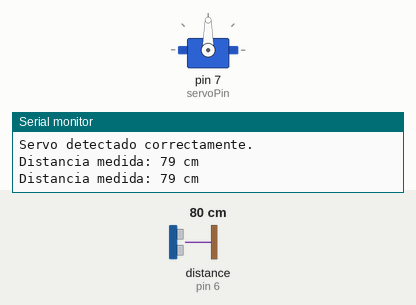
Simulated run of this sketch. Board: Arduino Uno, built with avr-gcc and run on an emulated ATmega328P. On the bench: servo, the last lines printed to the serial monitor. Wiring (inferred from the names in the program): ultrasonic range finder: trigger pin 5; echo pin 6. Inputs (shaded band) come from the test bench; at power-on: distance to the obstacle (sensor on pin 6) 80 cm. The echo pulse lasts 58.3 µs per cm.

Above: at 2.7 s.
2.8 s: distance to the obstacle (sensor on pin 6) set to 7 cm
6.9 s: distance to the obstacle (sensor on pin 6) set to 4 cm
At 11.2 s:
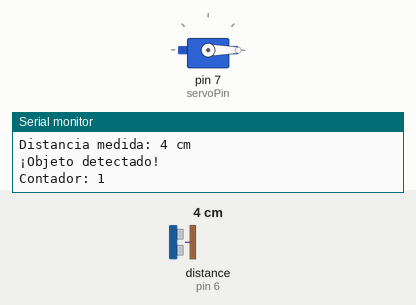
Timing chart, 0 to 17.0 s (numbered marks = the images above; inputs shaded):
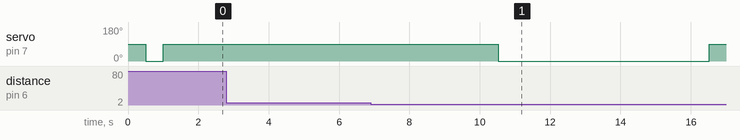

Measured:
- the behaviour switches between 6 and 5 cm on distance to the obstacle (sensor on pin 6) (found by bisection; images 0 and 1)
- after the input at 6.9 s, servo on pin 7 (servoPin): 90° → 0° after 3.6 s, → 90° 6.0 s later

The sketch:

dustbin2__1_.ino
```cpp
#include <Servo.h>

Servo servo;  // Crear objeto servo

const int trigPin = 5;
const int echoPin = 6;
const int servoPin = 7;

long duration, dist;
int contador = 0;  // Variable para el contador

void setup() {
    // Inicialización del puerto serie
    Serial.begin(9600);

    // Configuración de pines
    pinMode(trigPin, OUTPUT);
    pinMode(echoPin, INPUT);

    // Probar el servo al inicio
    if (testServo()) {
        Serial.println("Servo detectado correctamente.");
    } else {
        Serial.println("Error: Servo no detectado.");
        while (1); // Detener el programa si el servo no es detectado
    }
}

bool testServo() {
    // Intentar conectar y mover el servo para verificar si responde
    servo.attach(servoPin);
    servo.write(90);
    delay(500);
    servo.write(0);
    delay(500);
    servo.write(90);
    delay(500);
    servo.detach();

    // Considerar que el servo está detectado si no hay errores visibles en el movimiento
    return true; // Puedes implementar validaciones adicionales si tienes hardware para confirmarlo
}

void measure() {
    digitalWrite(trigPin, LOW);
    delayMicroseconds(5);
    digitalWrite(trigPin, HIGH);
    delayMicroseconds(15);
    digitalWrite(trigPin, LOW);

    duration = pulseIn(echoPin, HIGH);
    dist = (duration / 2) / 29.1;  // Convertir la duración a distancia

    // Mostrar la distancia en el monitor serie para validar que el sensor funciona
    Serial.print("Distancia medida: ");
    Serial.print(dist);
    Serial.println(" cm");
}

void loop() {
    measure();  // Medir la distancia

    if (dist < 5) {  // Si la distancia es menor a 5 cm, se activa el servo y el contador
        // Mostrar mensaje en el monitor serie cuando se detecta un objeto
        Serial.println("¡Objeto detectado!");

        // Incrementar el contador
        contador++;
        Serial.print("Contador: ");
        Serial.println(contador);  // Enviar el contador al puerto serie

        // Activar el servo
        servo.attach(servoPin);
        delay(1);

        // Rotar el servo a 90 grados
        servo.write(90);
        delay(3000);  // Mantener la posición durante 3 segundos

        // Regresar el servo a 0 grados
        servo.write(0);
        delay(5000);  // Reposar 5 segundos en 0 grados

        servo.detach();
    }

    delay(1000);  // Esperar un segundo antes de la siguiente medición
}
```
